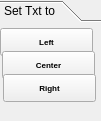
                    <widget class="QToolBox" name="toolbar_3">
                     <property name="geometry">
                      <rect>
                       <x>160</x>
                       <y>39</y>
                       <width>101</width>
                       <height>121</height>
                      </rect>
                     </property>
                     <property name="currentIndex">
                      <number>0</number>
                     </property>
                     <widget class="QWidget" name="page_21">
                      <property name="geometry">
                       <rect>
                        <x>0</x>
                        <y>0</y>
                        <width>100</width>
                        <height>30</height>
                       </rect>
                      </property>
                      <attribute name="label">
                       <string>Set Txt to</string>
                      </attribute>
                      <widget class="QPushButton" name="left">
                       <property name="geometry">
                        <rect>
                         <x>0</x>
                         <y>0</y>
                         <width>93</width>
                         <height>28</height>
                        </rect>
                       </property>
                       <property name="font">
                        <font>
                         <pointsize>6</pointsize>
                         <weight>75</weight>
                         <bold>true</bold>
                        </font>
                       </property>
                       <property name="text">
                        <string>Left</string>
                       </property>
                      </widget>
                      <widget class="QPushButton" name="center">
                       <property name="geometry">
                        <rect>
                         <x>2</x>
                         <y>23</y>
                         <width>93</width>
                         <height>28</height>
                        </rect>
                       </property>
                       <property name="font">
                        <font>
                         <pointsize>6</pointsize>
                         <weight>75</weight>
                         <bold>true</bold>
                        </font>
                       </property>
                       <property name="text">
                        <string>Center</string>
                       </property>
                      </widget>
                      <widget class="QPushButton" name="right">
                       <property name="geometry">
                        <rect>
                         <x>3</x>
                         <y>46</y>
                         <width>93</width>
                         <height>28</height>
                        </rect>
                       </property>
                       <property name="font">
                        <font>
                         <pointsize>6</pointsize>
                         <weight>75</weight>
                         <bold>true</bold>
                        </font>
                       </property>
                       <property name="text">
                        <string>Right</string>
                       </property>
                      </widget>
                     </widget>
                    </widget>
